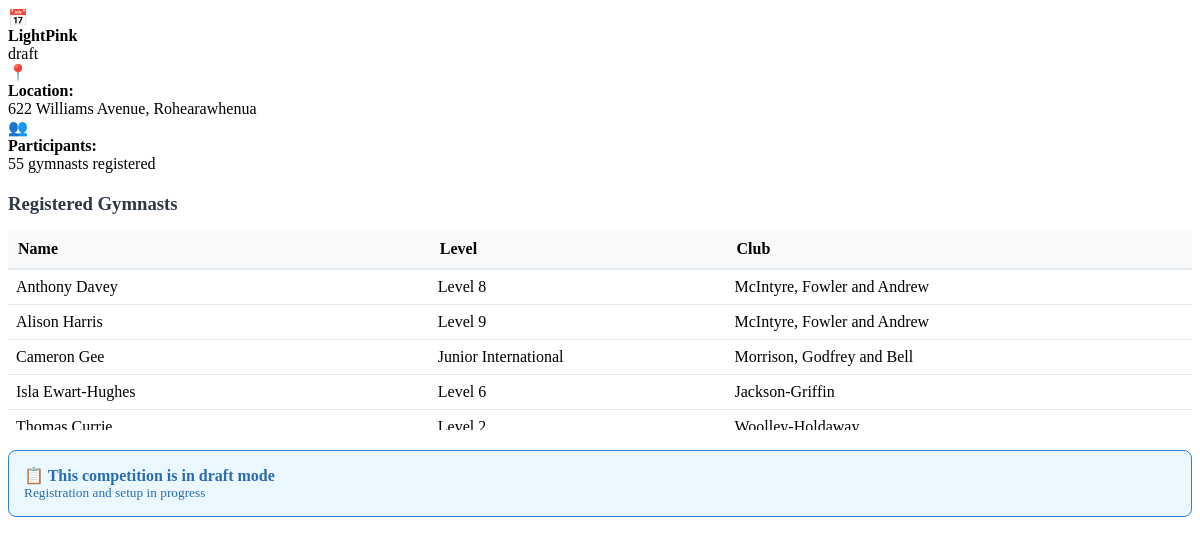
The page /competition/17 on the database as committed earlier.
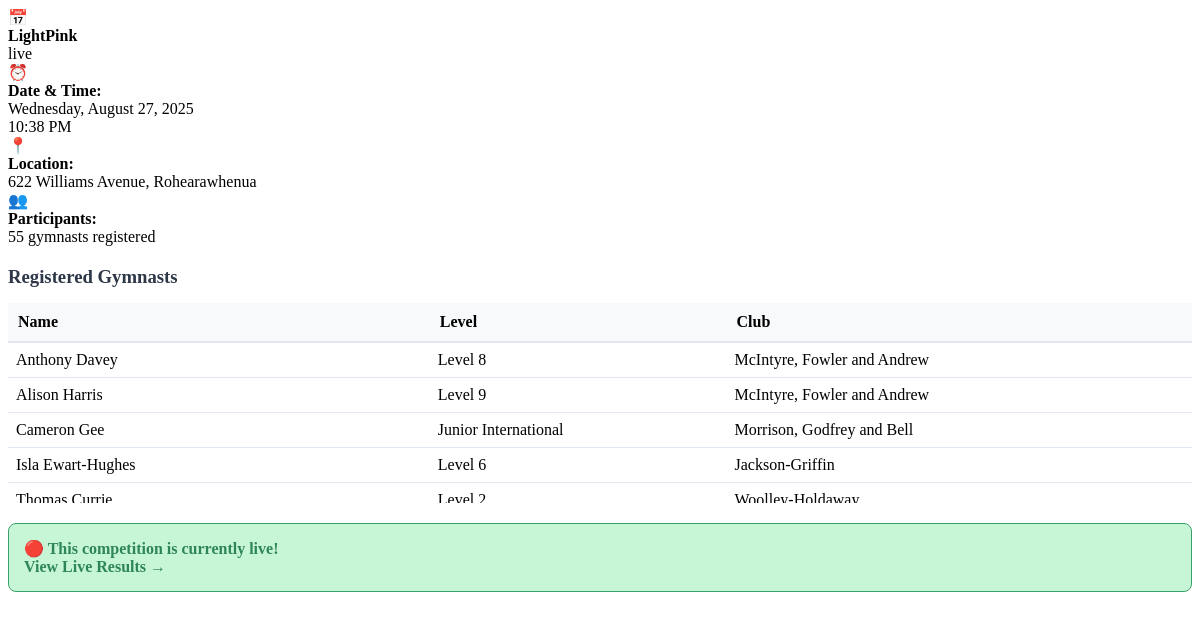
The same page on the database as committed later.
### models.py (models this page shows)
class Competitions(db.Model):
    __tablename__ = 'competitions'
    id = db.Column(
        db.Integer, primary_key=True
    )
    season_id = db.Column(
        db.Integer, db.ForeignKey('seasons.id'), nullable=False
    )
    name = db.Column(
        db.String(50), nullable=False
    )
    address = db.Column(
        db.String(100), nullable=False
    )
    competition_date = db.Column(
        db.Date, nullable=True
    )
    status = db.Column(
        db.String(20), nullable=False, default='draft'
    )  # Options: 'draft', 'live', 'ended'
    started_at = db.Column(
        db.DateTime, nullable=True
    )
    ended_at = db.Column(
        db.DateTime, nullable=True
    )
    entries = db.relationship(
        'Entries', backref='competitions'
    )
    season = db.relationship(
        'Seasons', backref='competitions'
    )

### routes.py (the view)
@main.route('/competition/<int:competition_id>')
def competition_details(competition_id):
    competition = models.Competitions.query.get_or_404(competition_id)
    entries_count = models.Entries.query.filter_by(
        competition_id=competition_id
    ).count()
    entries = db.session.query(models.Entries, models.Gymnasts, models.Clubs)\
        .join(models.Gymnasts,
              models.Entries.gymnast_id == models.Gymnasts.id)\
        .join(models.Clubs, models.Gymnasts.club_id == models.Clubs.id)\
        .filter(models.Entries.competition_id == competition_id)\
        .all()
    return render_template(
        'competition_details.html',
        competition=competition,
        entries_count=entries_count,
        entries=entries
    )

### routes.py (called while the page is built)
@main.context_processor  # Ensures this is run before any other routes
def inject_user():
    return dict(
        logged_in='user_id' in session,
        user_roles=session.get('roles', []),
        is_admin='admin' in session.get('roles', []),
        is_judge='judges' in session.get('roles', []),
        user_id=session.get('user_id')
    )

### templates/competition_details.html (shortened to what this page needs)
<div class="competition-info">
    <div class="info-item">
        <div class="info-icon">📅</div>
        <div>
            <strong>{{ competition.name }}</strong>
            <br>
            <span class="status-badge status-{{ competition.status }}">{{ competition.status }}</span>
        </div>
    </div>
    {% if competition.started_at %}
    <div class="info-item">
        <div class="info-icon">⏰</div>
        <div>
            <strong>Date & Time:</strong><br>
            {{ competition.started_at.strftime('%A, %B %d, %Y') }}<br>
            {{ competition.started_at.strftime('%I:%M %p') }}
        </div>
    </div>
    {% endif %}
    <div class="info-item">
        <div class="info-icon">📍</div>
        <div>
            <strong>Location:</strong><br>
            {{ competition.address }}
        </div>
    </div>
    <div class="info-item">
        <div class="info-icon">👥</div>
        <div>
            <strong>Participants:</strong><br>
            {{ entries_count }} gymnasts registered
        </div>
    </div>
</div>
{% if entries %}
<div style="margin-top: 20px;">
    <h3 style="margin-bottom: 15px; color: #2d3748;">Registered Gymnasts</h3>
    <div style="max-height: 200px; overflow-y: auto;">
        <table style="width: 100%; border-collapse: collapse;">
            <thead>
                <tr style="background: #f8f9fa; border-bottom: 2px solid #e2e8f0;">
                    <th style="padding: 10px; text-align: left; font-weight: 600;">Name</th>
                    <th style="padding: 10px; text-align: left; font-weight: 600;">Level</th>
                    <th style="padding: 10px; text-align: left; font-weight: 600;">Club</th>
                </tr>
            </thead>
            <tbody>
                {% for entry, gymnast, club in entries %}
                <tr style="border-bottom: 1px solid #e2e8f0;">
                    <td style="padding: 8px;">{{ gymnast.name }}</td>
                    <td style="padding: 8px;">{{ gymnast.level }}</td>
                    <td style="padding: 8px;">{{ club.name }}</td>
                </tr>
                {% endfor %}
            </tbody>
        </table>
    </div>
</div>
{% endif %}
{% if competition.status == 'live' %}
<div style="margin-top: 20px; padding: 15px; background: #c6f6d5; border-radius: 8px; border: 1px solid #38a169;">
    <strong style="color: #2f855a;">🔴 This competition is currently live!</strong>
    <br>
    <a href="{{ url_for('main.live') }}" style="color: #2f855a; text-decoration: none; font-weight: 600;">
        View Live Results →
    </a>
</div>
{% endif %}
{% if competition.status == 'draft' %}
<div style="margin-top: 20px; padding: 15px; background: #ebf8ff; border-radius: 8px; border: 1px solid #3182ce;">
    <strong style="color: #2b6cb0;">📋 This competition is in draft mode</strong>
    <br>
    <small style="color: #2b6cb0;">Registration and setup in progress</small>
</div>
{% endif %}

Rows that differ between the two databases and show on the page:
changed Competitions "LightPink": status "draft" → "live"; started_at (not shown) → "Wednesday, August 27, 2025"; started_at (not shown) → "10:38 PM"
Other text that changed with them:
text no longer shown: "📋 This competition is in draft mode Registration and setup in progress"
text now shown: "⏰ Date & Time: 🔴 This competition is currently live! View Live Results →"
